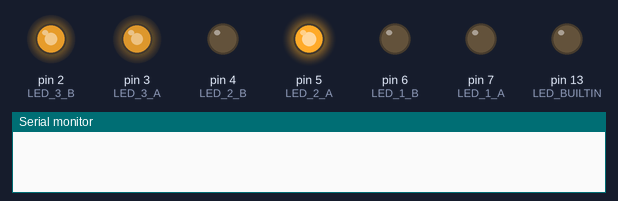
Recording of a sketch running on a simulated Arduino Uno, built with avr-gcc and run on an emulated ATmega328P. Parts: output pins drawn as LEDs (lit = HIGH), the last lines printed to the serial monitor.

Above: at 0.05 s.
At 1.1 s:
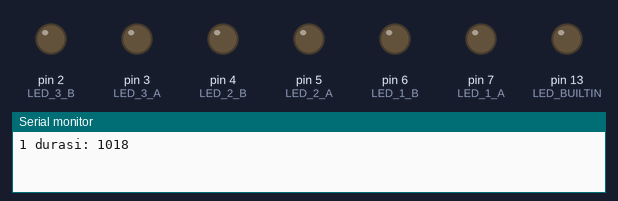
Timing chart, 0 to 3.0 s (numbered marks = the images above):
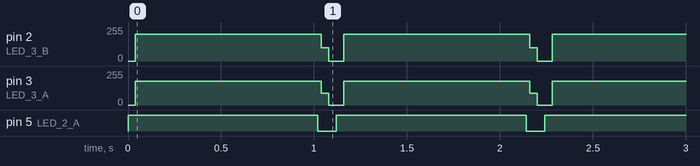

Measured:
- by itself, pin 2 (LED_3_B): repeats every 1.1 s: 98/255 0.04 s, 0/255 0.08 s, 200/255 1.0 s
- by itself, pin 3 (LED_3_A): repeats every 1.1 s: 88/255 0.04 s, 0/255 0.08 s, 179/255 1.0 s
- by itself, pin 5 (LED_2_A): alternates HIGH for 1.0 s and LOW for 0.10 s

The sketch:

demo-cek-led-speed.ino
```cpp
// menguji apakah semua lampu dapat dinyalakan dan dimatikan.
// menguji durasi dummy job

#define LED_1_A 7
#define LED_1_B 6
#define LED_2_A 5
#define LED_2_B 4
#define LED_3_A 3
#define LED_3_B 2

void setup() {
  Serial.begin(115200);
  pinMode(LED_BUILTIN, OUTPUT);
  pinMode(LED_1_A, OUTPUT);
  pinMode(LED_1_B, OUTPUT);
  pinMode(LED_2_A, OUTPUT);
  pinMode(LED_2_B, OUTPUT);
  pinMode(LED_3_A, OUTPUT);
  pinMode(LED_3_B, OUTPUT);
}
void dummy_job(int LED_A, int LED_B , unsigned int counter) {
  unsigned int i;
  digitalWrite(LED_A, HIGH);
  digitalWrite(LED_B, HIGH);

  for (i = 0; i < counter; i++) {
    digitalWrite(LED_A, HIGH);
    digitalWrite(LED_B, LOW);
    digitalWrite(LED_B, HIGH);
    digitalWrite(LED_A, LOW);
  }
  digitalWrite(LED_A, LOW);
  digitalWrite(LED_B, LOW);
}

void loop() {
  static int counter = 0;
  int begin, end, durasi;
  counter++;
  digitalWrite(LED_2_A, HIGH);
  begin = millis();
  dummy_job(LED_3_A, LED_3_B, 65000);
  end = millis();
  durasi = end - begin;
  digitalWrite(LED_2_A, LOW);
  //dummy_task(10000);
  Serial.print(counter);
  Serial.print(" durasi: ");
  Serial.println(durasi);
  delay(100);
  //  delay(1000);
}
```
